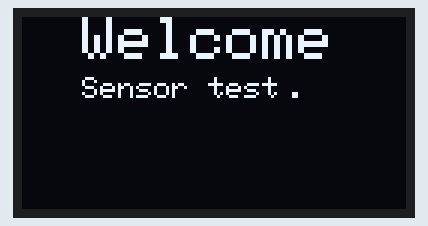
The sketch below on a simulated Arduino Uno, built with avr-gcc and run on an emulated ATmega328P. Parts: 128×64 one-colour display.

Above: at 0.2 s.

The sketch:

LCD_I2C_SSD1306.ino
```cpp
#include <SPI.h>
#include <Wire.h>
#include <Adafruit_GFX.h>
#include <Adafruit_SSD1306.h>

#define OLED_RESET 4
Adafruit_SSD1306 display(OLED_RESET);

void printWelcome(String message){
  display.setTextSize(2);
  display.setTextColor(WHITE);
  display.setCursor(20,0);
  display.println(message);
  display.display();
}

void printWelcome2(String message){
  display.setTextSize(1);
  display.setTextColor(WHITE);
  display.setCursor(20,20);
  display.println(message);
  display.display();

  for(int i=88; i<= 96; i = i+4){
    display.setCursor(i,20);
    display.print(".");
    display.display();
    delay(400);
  }
}


void setup() {
  Serial.begin(9600);
  display.begin(SSD1306_SWITCHCAPVCC, 0x3C);

  display.clearDisplay();
  display.display();

  printWelcome("Welcome");
  printWelcome2("Sensor test");
  delay(1000);
  display.clearDisplay();
  display.display();

}

void loop() {

}
```
